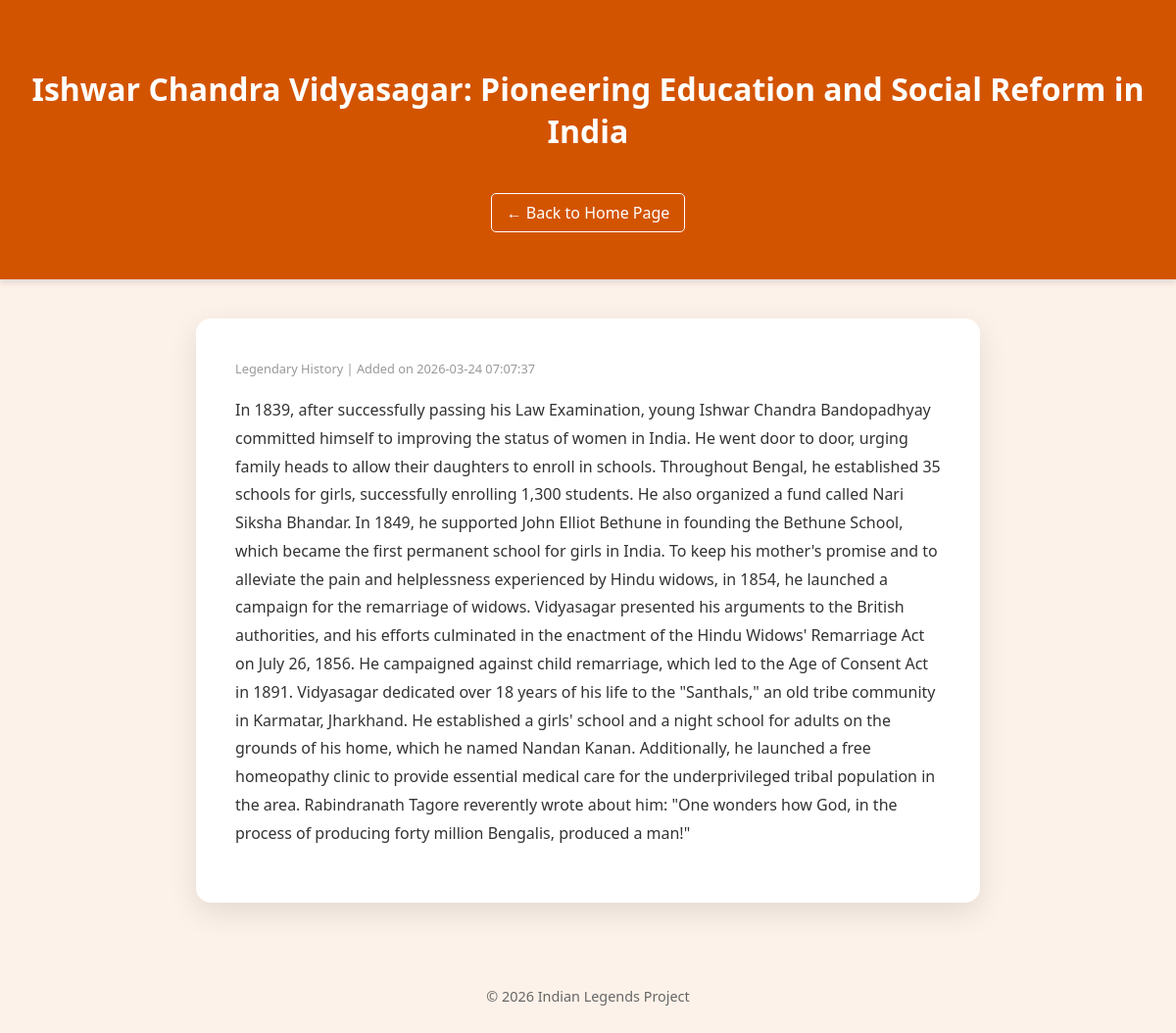
The page /5 on the database its author committed.
### tables this page shows
CREATE TABLE posts (
    id INTEGER PRIMARY KEY AUTOINCREMENT,
    created TIMESTAMP NOT NULL DEFAULT CURRENT_TIMESTAMP,
    title TEXT NOT NULL,
    content TEXT NOT NULL
);

### app.py (the view)
@app.route('/<int:post_id>')
def post(post_id):
    conn = get_db_connection()
    post = conn.execute('SELECT * FROM posts WHERE id = ?', (post_id,)).fetchone()
    conn.close()
    return render_template('post.html', post=post)

### app.py (called while the page is built)
def get_db_connection():
    conn = sqlite3.connect('database.db')
    conn.row_factory = sqlite3.Row
    return conn

### templates/post.html (shortened to what this page needs)
<!DOCTYPE html>
<html lang="en">
<head>
    <link rel="stylesheet" href="{{ url_for('static', filename='style.css') }}">
</head>
<body>
    <header>
        <div class="header-content">
            <h1>{{ post['title'] }}</h1>
            <a href="{{ url_for('index') }}" class="back-btn">← Back to Home Page</a>
        </div>
    </header>
    <main class="detail-container">
        <article class="full-post">
            <div class="post-meta">
                <span class="date">Legendary History | Added on {{ post['created'] }}</span>
            </div>
            <div class="post-body">
                <p>{{ post['content'] }}</p>
            </div>
        </article>
    </main>
    <footer>
        <p>&copy; 2026 Indian Legends Project</p>
    </footer>
</body>
</html>

### static/style.css (style rules this page uses)
body { font-family: 'Segoe UI', Tahoma, Geneva, Verdana, sans-serif; background-color: #fdf2e9; margin: 0; color: #333; }
header { background-color: #d35400; color: white; text-align: center; padding: 3rem 1rem; box-shadow: 0 4px 6px rgba(0,0,0,0.1); }
.date { font-size: 0.8rem; color: #999; display: block; margin-bottom: 15px; }
footer { text-align: center; padding: 2rem; font-size: 0.9rem; color: #666; }
.detail-container { max-width: 800px; margin: 40px auto; padding: 0 20px; }
.full-post { background: white; padding: 40px; border-radius: 15px; box-shadow: 0 10px 30px rgba(0,0,0,0.1); line-height: 1.8; }
.back-btn { display: inline-block; margin-top: 20px; color: white; text-decoration: none; border: 1px solid white; padding: 8px 15px; border-radius: 5px; transition: 0.3s; }

### rows shown on the page
posts: title "Ishwar Chandra Vidyasagar: Pioneering Education and Social Reform in India", created "2026-03-24 07:07:37", content "In 1839, after successfully passing his Law Examination, young Ishwar Chandra Bandopadhyay committed himself to improving the status of women in India. He went door to door, urging family heads to allow their daughters to enroll in schools. Throughout Bengal, he established 35 schools for girls, successfully enrolling 1,300 students. He also organized a fund called Nari Siksha Bhandar. In 1849, he supported John Elliot Bethune in founding the Bethune School, which became the first permanent school for girls in India. To keep his mother's promise and to alleviate the pain and helplessness experienced by Hindu widows, in 1854, he launched a campaign for the remarriage of widows. Vidyasagar…"
